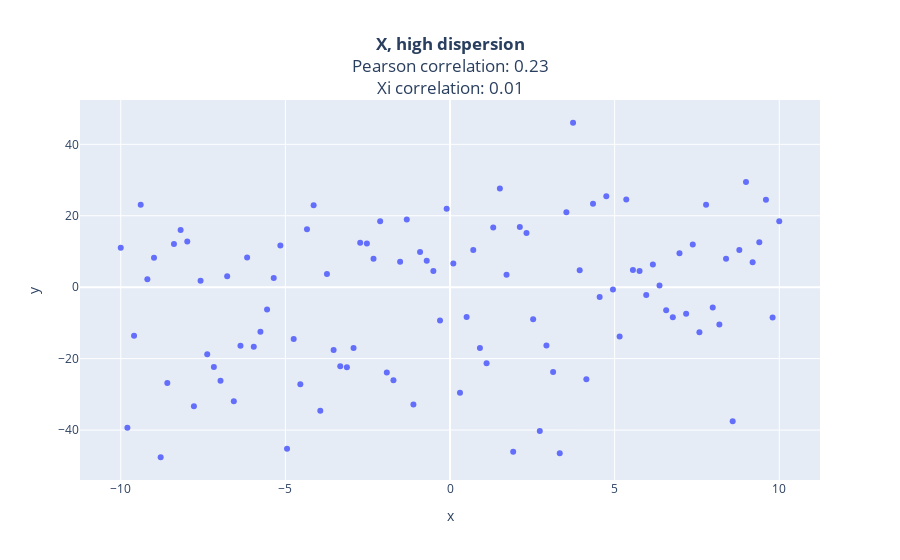
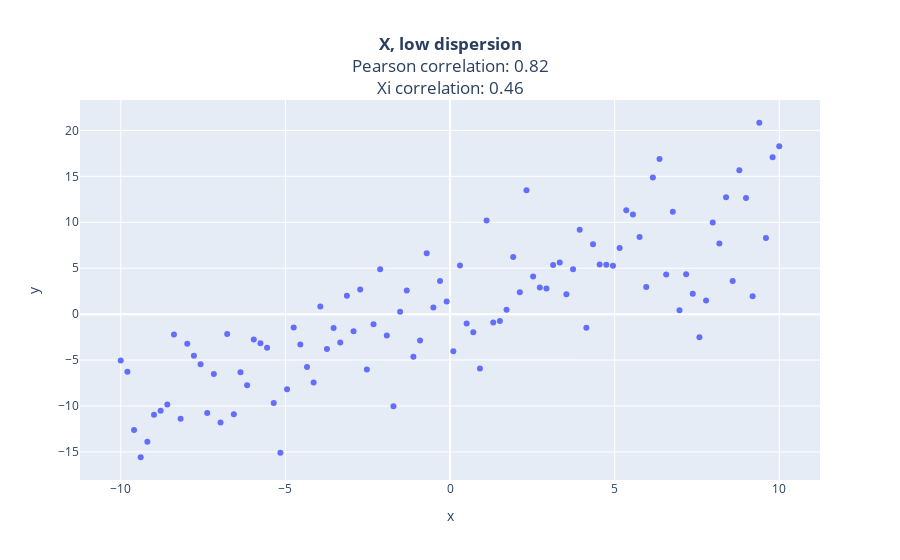
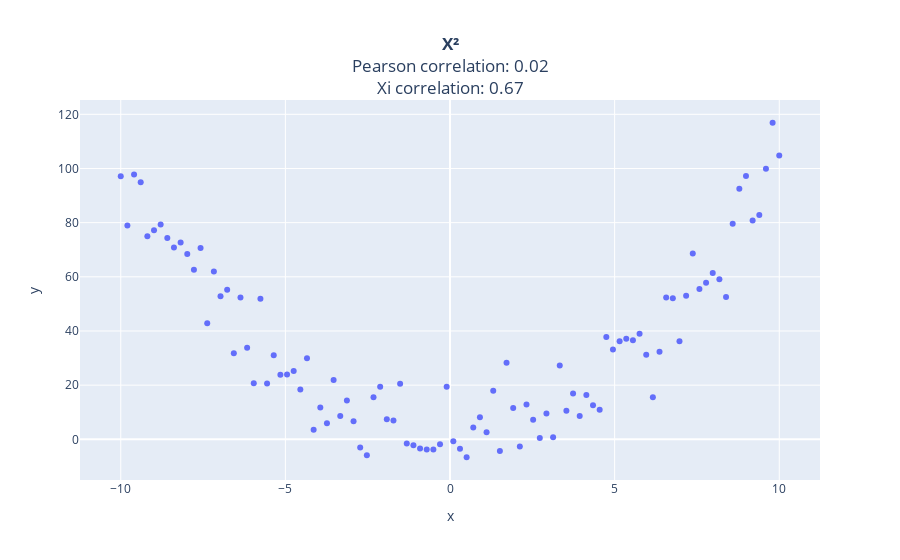
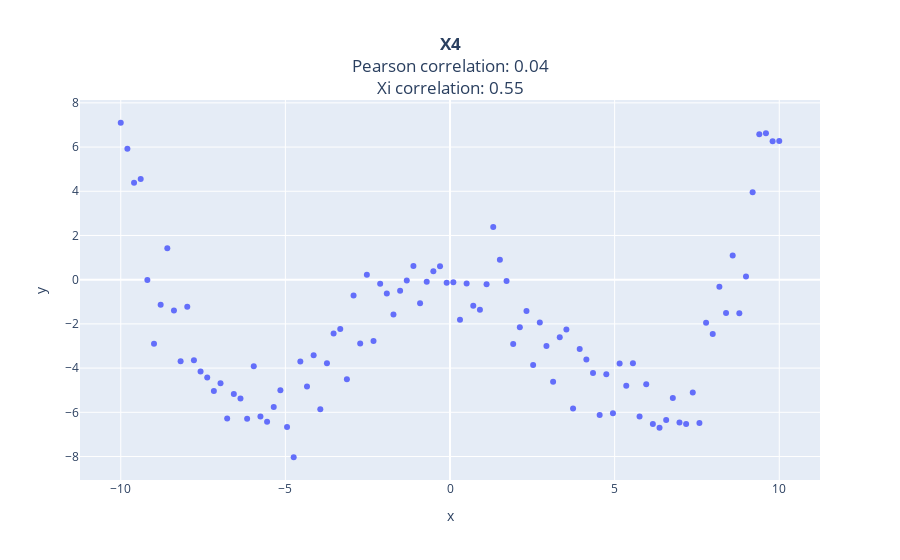

Notebook code cell kept with these figures, in order:
### Code cell
import plotly.express as px
from scipy.stats import pearsonr

nb_points = 100
x = np.linspace(-10, 10, nb_points)

funcs = {
    "X, high dispersion": x + np.random.normal(0, 20, nb_points),
    "X, low dispersion": x + np.random.normal(0, 5, nb_points),
    "X²": np.pow(x, 2) + np.random.normal(0, 10, nb_points),
    "X4": np.pow(x / 4, 4)
    - 0.075 * np.pow(2 * x, 2)
    + np.random.normal(0, 1.5, nb_points),
}

for func, y in funcs.items():
    pearson_correlation, p_value = pearsonr(x, y)
    xi_correlation, p_value = xicor(x, y)

    (
        px.scatter(
            x=x,
            y=y,
            title=f"<b>{func}<br></b>Pearson correlation: {pearson_correlation:.2f}<br>Xi correlation: {xi_correlation:.2f}",
        )
        .update_layout(title_x=0.5)
        .show()
    )
